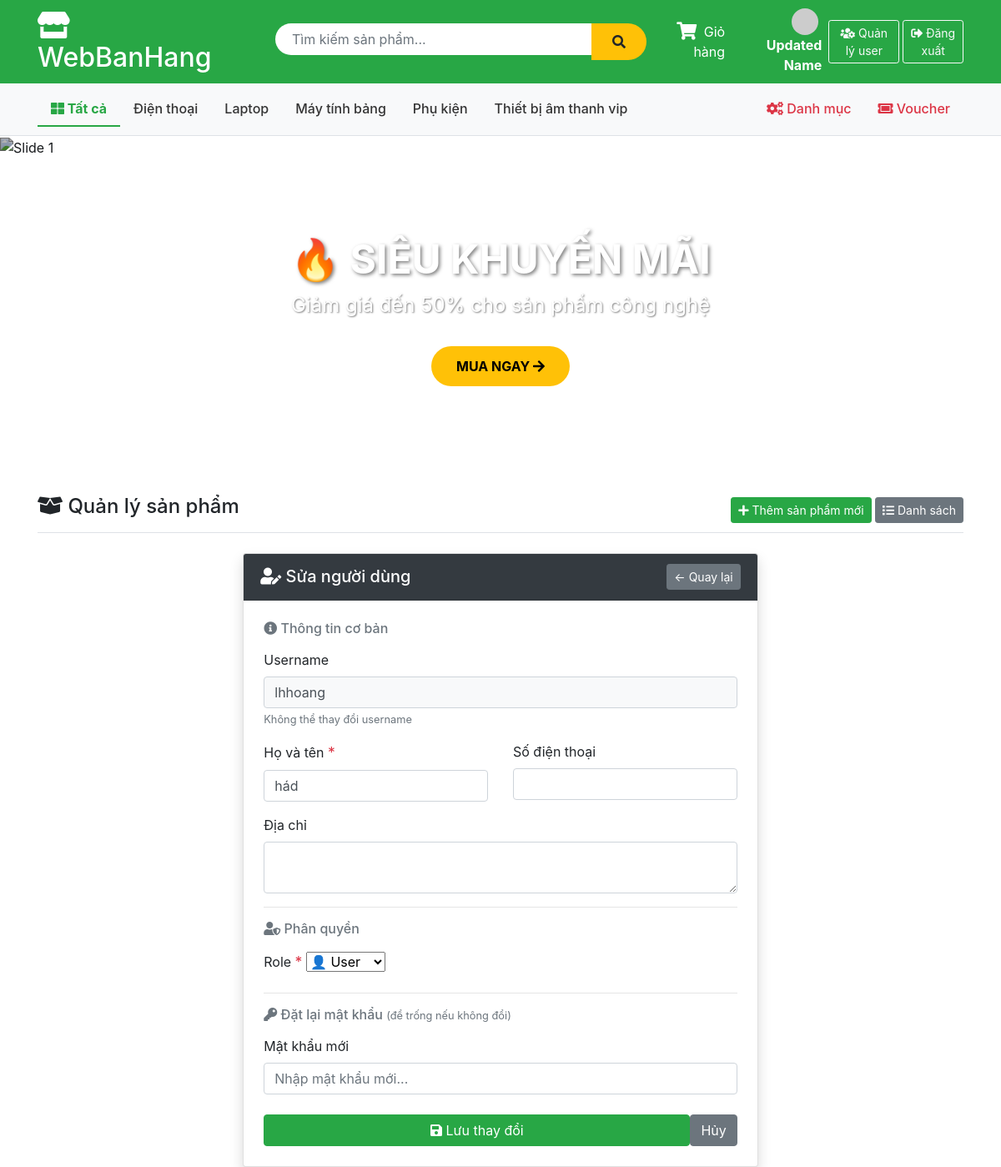
Page /Account/editUser/6 (signed in) on the committed database.
### tables this page shows
CREATE TABLE IF NOT EXISTS `category` (
  `id` int NOT NULL AUTO_INCREMENT,
  `name` varchar(100) NOT NULL,
  `description` text,
  PRIMARY KEY (`id`)
);

CREATE TABLE IF NOT EXISTS `account` (
  `id` int NOT NULL AUTO_INCREMENT,
  `username` varchar(255) NOT NULL,
  `fullname` varchar(255) NOT NULL,
  `email` varchar(255) DEFAULT NULL,
  `password` varchar(255) NOT NULL,
  `role` enum('admin','user') DEFAULT 'user',
  `avatar` varchar(255) DEFAULT NULL,
  `phone` varchar(20) DEFAULT NULL,
  `address` text,
  `is_locked` tinyint DEFAULT '0',
  `remember_token` varchar(255) DEFAULT NULL,
  `token_expire` datetime DEFAULT NULL,
  `reset_token` varchar(255) DEFAULT NULL,
  `reset_expire` datetime DEFAULT NULL,
  `security_question` varchar(255) DEFAULT NULL,
  `security_answer` varchar(255) DEFAULT NULL,
  PRIMARY KEY (`id`),
  UNIQUE KEY `username` (`username`),
  UNIQUE KEY `email` (`email`)
);

### app/controllers/AccountController.php (called while the page is built, shortened)
<?php
require_once('app/config/database.php');
require_once('app/models/AccountModel.php');
require_once('app/helpers/SessionHelper.php');
class AccountController {
    private $accountModel;
    public function __construct() {
        $this->db           = (new Database())->getConnection();
        $this->accountModel = new AccountModel($this->db);
    }
    public function editUser($id) {
        $account = $this->accountModel->getAccountById($id);
        include 'app/views/account/edit_user.php';
    }
}
?>

### index.php (called while the page is built, shortened)
<?php
require_once 'app/helpers/SessionHelper.php';
require_once 'app/config/database.php';
$url = $_GET['url'] ?? '';
$url = rtrim($url, '/');
$url = filter_var($url, FILTER_SANITIZE_URL);
$url = explode('/', $url);
$action = isset($url[1]) && $url[1] != '' ? $url[1] : 'index';
$controller = new $controllerName();
call_user_func_array([$controller, $action], array_slice($url, 2));
?>

### app/helpers/SessionHelper.php (called while the page is built, shortened)
<?php
class SessionHelper {
    public static function isLoggedIn() {
        return isset($_SESSION['username']);
    }
    public static function isAdmin() {
        return isset($_SESSION['username']) &&
               isset($_SESSION['role']) &&
               $_SESSION['role'] === 'admin';
    }
}
?>

### app/config/database.php (called while the page is built, shortened)
<?php
class Database {
    private $host = "localhost";
    private $db_name = "my_store";
    private $username = "root";
    private $password = "";
    public function getConnection() {
        $this->conn = null;
        try {
            $this->conn = new PDO(
                "mysql:host=" . $this->host . ";dbname=" . $this->db_name,
                $this->username,
                $this->password
            );
            $this->conn->exec("set names utf8");
        } catch(PDOException $exception) {
            echo "Connection error: " . $exception->getMessage();
        }
        return $this->conn;
    }
}
?>

### app/models/AccountModel.php (called while the page is built, shortened)
<?php
class AccountModel {
    private $conn;
    private $table_name = "account";
    public function __construct($db) {
        $this->conn = $db;
    }
    public function getAccountById($id) {
        $query = "SELECT * FROM " . $this->table_name . " WHERE id = :id LIMIT 1";
        $stmt  = $this->conn->prepare($query);
        $stmt->bindParam(":id", $id, PDO::PARAM_INT);
        $stmt->execute();
        return $stmt->fetch(PDO::FETCH_OBJ);
    }
}
?>

### app/views/account/edit_user.php (the view, shortened to what this page needs)
<?php include 'app/views/shares/header.php'; ?>
<div class="container mt-4">
    <div class="row justify-content-center">
        <div class="col-md-7">
            <div class="card shadow">
                <div class="card-header bg-dark text-white d-flex justify-content-between align-items-center">
                    <h5 class="mb-0">
                        <i class="fas fa-user-edit"></i> Sửa người dùng
                    </h5>
                    <a href="/Account/manageUsers" class="btn btn-sm btn-secondary">
                        ← Quay lại
                    </a>
                </div>
                <div class="card-body p-4">
                    <form method="POST" action="/Account/updateUser">
                        <h6 class="text-muted mb-3">
                            <i class="fas fa-info-circle"></i> Thông tin cơ bản
                        </h6>
                        <div class="mb-3">
                            <label>Username</label>
                            <input type="text" class="form-control bg-light"
                                   value="<?= htmlspecialchars($account->username) ?>"
                                   disabled>
                            <small class="text-muted">Không thể thay đổi username</small>
                        </div>
                        <div class="row">
                            <div class="col-md-6 mb-3">
                                <label>Họ và tên <span class="text-danger">*</span></label>
                                <input type="text" name="fullname" class="form-control"
                                       value="<?= htmlspecialchars($account->fullname) ?>"
                                       required>
                            </div>
                            <div class="col-md-6 mb-3">
                                <label>Số điện thoại</label>
                                <input type="text" name="phone" class="form-control"
                                       value="<?= htmlspecialchars($account->phone ?? '') ?>">
                            </div>
                        </div>
                        <div class="mb-3">
                            <label>Địa chỉ</label>
                            <textarea name="address" class="form-control" rows="2"><?= htmlspecialchars($account->address ?? '') ?></textarea>
                        </div>
                        <hr>
                        <h6 class="text-muted mb-3">
                            <i class="fas fa-user-shield"></i> Phân quyền
                        </h6>
                        <div class="mb-3">
                            <label>Role <span class="text-danger">*</span></label>
                            <select name="role" class="form-select"
                                    <?= ($account->id == $_SESSION['user_id']) ? 'disabled' : '' ?>>
                                <option value="user"  <?= $account->role === 'user'  ? 'selected' : '' ?>>
                                    👤 User
                                </option>
                            </select>
                        </div>
                        <hr>
                        <h6 class="text-muted mb-3">
                            <i class="fas fa-key"></i> Đặt lại mật khẩu
                            <small class="text-muted fw-normal">(để trống nếu không đổi)</small>
                        </h6>
                        <div class="mb-4">
                            <label>Mật khẩu mới</label>
                            <input type="password" name="new_password"
                                   class="form-control" minlength="6"
                                   placeholder="Nhập mật khẩu mới...">
                        </div>
                        <div class="d-flex gap-2">
                            <button type="submit" class="btn btn-success flex-grow-1">
                                <i class="fas fa-save"></i> Lưu thay đổi
                            </button>
                            <a href="/Account/manageUsers" class="btn btn-secondary">
                                Hủy
                            </a>
                        </div>
                    </form>
                </div>
            </div>
        </div>
    </div>
</div>
<?php include 'app/views/shares/footer.php'; ?>

### app/views/shares/header.php (shortened to what this page needs)
<?php
require_once 'app/helpers/SessionHelper.php';
?>
<!DOCTYPE html>
<html lang="vi">
<head>
    <link href="https://stackpath.bootstrapcdn.com/bootstrap/4.5.2/css/bootstrap.min.css" rel="stylesheet">
    <link rel="stylesheet" href="https://cdnjs.cloudflare.com/ajax/libs/font-awesome/5.15.4/css/all.min.css">
</head>
<body>
    <div class="header-top">
        <div class="container">
            <div class="row align-items-center">
                <div class="col-md-3">
                    <h2 class="text-white mb-0">
                        <a href="/Product" style="color: white; text-decoration: none;">
                            <i class="fas fa-store"></i> WebBanHang
                        </a>
                    </h2>
                </div>
                <div class="col-md-5">
                    <form action="/Product/search" method="GET" class="search-box d-flex">
                        <input type="text" name="keyword" class="form-control"
                               placeholder="Tìm kiếm sản phẩm..."
                               value="<?php echo htmlspecialchars($_GET['keyword'] ?? ''); ?>">
                        <button type="submit" class="btn btn-warning">
                            <i class="fas fa-search"></i>
                        </button>
                    </form>
                </div>
                <div class="col-md-4 text-white text-right d-flex align-items-center justify-content-end">
                    <a href="/Product/cart" class="text-white mr-3 position-relative" style="text-decoration: none;">
                        <span class="cart-icon-wrapper">
                            <i class="fas fa-shopping-cart fa-lg"></i>
                        </span>
                        <span class="ml-1 d-none d-md-inline">Giỏ hàng</span>
                    </a>
                    <?php if (SessionHelper::isLoggedIn()): ?>
                        <a href="/Account/profile" class="text-white mr-2" style="text-decoration:none;">
                            <?php
                            $avatarSrc = !empty($_SESSION['avatar'])
                                ? '/public/' . $_SESSION['avatar']
                                : 'https://ui-avatars.com/api/?name=' . urlencode($_SESSION['fullname'] ?? 'U') . '&size=32&background=fff&color=28a745';
                            ?>
                            <img src="<?= $avatarSrc ?>" class="rounded-circle mr-1" style="width:32px;height:32px;object-fit:cover;">
                            <strong><?= htmlspecialchars($_SESSION['fullname'] ?? $_SESSION['username']) ?></strong>
                        </a>
                        <?php if (SessionHelper::isAdmin()): ?>
                            <a href="/Account/manageUsers" class="btn btn-outline-light btn-sm mr-1">
                                <i class="fas fa-users-cog"></i> Quản lý user
                            </a>
                        <?php endif; ?>
                        <a href="/Account/logout" class="btn btn-outline-light btn-sm">
                            <i class="fas fa-sign-out-alt"></i> Đăng xuất
                        </a>
                    <?php endif; ?>
                </div>
            </div>
        </div>
    </div>
    <div class="category-nav">
        <div class="container">
            <ul class="nav">
                <li class="nav-item">
                    <a class="nav-link <?php echo (!isset($_GET['category'])) ? 'active' : ''; ?>"
                       href="/Product">
                        <i class="fas fa-th-large"></i> Tất cả
                    </a>
                </li>
                <?php
                $db = (new Database())->getConnection();
                $stmt = $db->query("SELECT * FROM category ORDER BY name ASC");
                $cats = $stmt->fetchAll(PDO::FETCH_OBJ);
                foreach ($cats as $cat):
                    $isActive = (isset($_GET['category']) && $_GET['category'] == $cat->id) ? 'active' : '';
                ?>
                <li class="nav-item">
                    <a class="nav-link <?php echo $isActive; ?>"
                       href="/Product?category=<?php echo $cat->id; ?>">
                        <?php echo htmlspecialchars($cat->name); ?>
                    </a>
                </li>
                <?php endforeach; ?>
                <?php if (SessionHelper::isAdmin()): ?>
                <li class="nav-item ml-auto">
                    <a class="nav-link admin-link" href="/Category/list">
                        <i class="fas fa-cogs"></i> Danh mục
                    </a>
                </li>
                <li class="nav-item">
                    <a class="nav-link admin-link" href="/Voucher">
                        <i class="fas fa-ticket-alt"></i> Voucher
                    </a>
                </li>
                <?php endif; ?>
            </ul>
        </div>
    </div>
    <div class="banner-slider">
        <div id="mainSlider" class="carousel slide" data-ride="carousel" data-interval="4000">
            <ol class="carousel-indicators">
                <li data-target="#mainSlider" data-slide-to="0" class="active"></li>
                <li data-target="#mainSlider" data-slide-to="1"></li>
                <li data-target="#mainSlider" data-slide-to="2"></li>
            </ol>
            <div class="carousel-inner">
                <div class="carousel-item active">
                    <img src="https://images.unsplash.com/photo-1607082348824-0a96f2a4b9da?w=1200" alt="Slide 1">
                    <div class="carousel-caption">
                        <h3>🔥 SIÊU KHUYẾN MÃI</h3>
                        <p>Giảm giá đến 50% cho sản phẩm công nghệ</p>
                        <a href="/Product" class="btn-shop-now">MUA NGAY <i class="fas fa-arrow-right"></i></a>
                    </div>
                </div>
            </div>
            <a class="carousel-control-prev" href="#mainSlider" role="button" data-slide="prev">
                <span class="carousel-control-prev-icon"></span>
            </a>
            <a class="carousel-control-next" href="#mainSlider" role="button" data-slide="next">
                <span class="carousel-control-next-icon"></span>
            </a>
        </div>
    </div>
    <div class="container mt-4">
        <div class="d-flex justify-content-between align-items-center mb-3 border-bottom pb-2">
            <h4><i class="fas fa-box-open"></i> Quản lý sản phẩm</h4>
            <?php if (SessionHelper::isAdmin()): ?>
            <div>
                <a href="/Product/add" class="btn btn-success btn-sm">
                    <i class="fas fa-plus"></i> Thêm sản phẩm mới
                </a>
                <a href="/Product" class="btn btn-secondary btn-sm">
                    <i class="fas fa-list"></i> Danh sách
                </a>
            </div>
            <?php endif; ?>
        </div>

### app/views/shares/header.php (style rules this page uses)
.text-danger { font-size: 1.1rem; }
.header-top { background: #28a745; padding: 10px 0; }
.search-box { max-width: 600px; margin: 0 auto; }
.search-box input { border-radius: 25px 0 0 25px; border: none; padding: 10px 20px; }
.search-box button { border-radius: 0 25px 25px 0; background: #ffc107; border: none; padding: 10px 25px; }
.category-nav { background: #f8f9fa; padding: 10px 0; border-bottom: 1px solid #dee2e6; }
.category-nav .nav-link { color: #333; font-weight: 500; }
.category-nav .nav-link.active { color: #28a745; font-weight: bold; border-bottom: 2px solid #28a745; }
.admin-link { color: #dc3545 !important; font-weight: bold; }
.cart-icon-wrapper { position: relative; display: inline-block; }
.banner-slider { position: relative; margin-bottom: 30px; }
.banner-slider .carousel-item { height: 400px; }
.banner-slider .carousel-item img { height: 100%; object-fit: cover; filter: brightness(0.7); }
.banner-slider .carousel-caption { bottom: 20%; }
.banner-slider .carousel-caption h3 { font-size: 3rem; font-weight: bold; text-shadow: 2px 2px 4px rgba(0,0,0,0.5); }
.banner-slider .carousel-caption p { font-size: 1.5rem; text-shadow: 1px 1px 2px rgba(0,0,0,0.5); }
.btn-shop-now { background: #ffc107; color: #000; padding: 12px 30px; border-radius: 25px; font-weight: bold; text-decoration: none; display: inline-block; margin-top: 15px; transition: all 0.3s; }

### rows in the picture
category: name "Điện thoại"
category: name "Laptop"
category: name "Máy tính bảng"
category: name "Phụ kiện"
category: name "Thiết bị âm thanh vip"
account: username "lhhoang", fullname "hád", role "👤 User"

### other values in the picture
$_SESSION['fullname'] "Updated Name"
